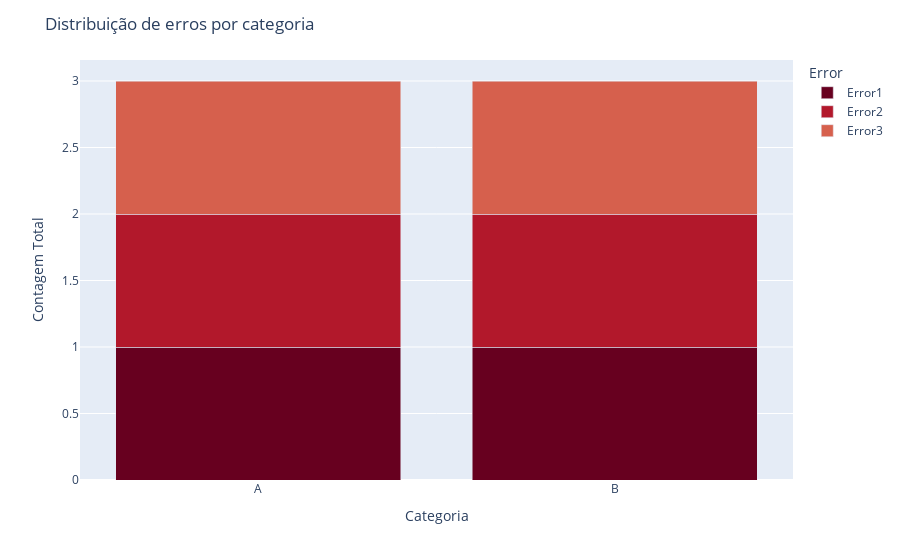

This figure's notebook cell:
### Code cell
d = DataPlotter(test_data)
#d.test_name_error_distribution_pie_chart()
d.plot_category_errors_bar()
#d.categories_failures_passed_rate()

### Figure 1 — Plotly figure (JSON) as saved in the notebook; plotly's stock layout.template omitted (floating-point values rounded to 4 significant figures)
{"data": [{"hovertemplate": "Error=Error1<br>Category=%{x}<br>value=%{y}<extra></extra>", "legendgroup": "Error1", "marker": {"color": "rgb(103,0,31)", "pattern": {"shape": ""}}, "name": "Error1", "orientation": "v", "showlegend": true, "textposition": "auto", "type": "bar", "x": ["A", "B"], "xaxis": "x", "y": [1, 1], "yaxis": "y"}, {"hovertemplate": "Error=Error2<br>Category=%{x}<br>value=%{y}<extra></extra>", "legendgroup": "Error2", "marker": {"color": "rgb(178,24,43)", "pattern": {"shape": ""}}, "name": "Error2", "orientation": "v", "showlegend": true, "textposition": "auto", "type": "bar", "x": ["A", "B"], "xaxis": "x", "y": [1, 1], "yaxis": "y"}, {"hovertemplate": "Error=Error3<br>Category=%{x}<br>value=%{y}<extra></extra>", "legendgroup": "Error3", "marker": {"color": "rgb(214,96,77)", "pattern": {"shape": ""}}, "name": "Error3", "orientation": "v", "showlegend": true, "textposition": "auto", "type": "bar", "x": ["A", "B"], "xaxis": "x", "y": [1, 1], "yaxis": "y"}], "layout": {"barmode": "stack", "legend": {"title": {"text": "Error"}, "tracegroupgap": 0}, "margin": {"t": 60}, "title": {"text": "Distribuição de erros por categoria"}, "xaxis": {"anchor": "y", "domain": [0, 1], "title": {"text": "Categoria"}}, "yaxis": {"anchor": "x", "domain": [0, 1], "title": {"text": "Contagem Total"}}}}
